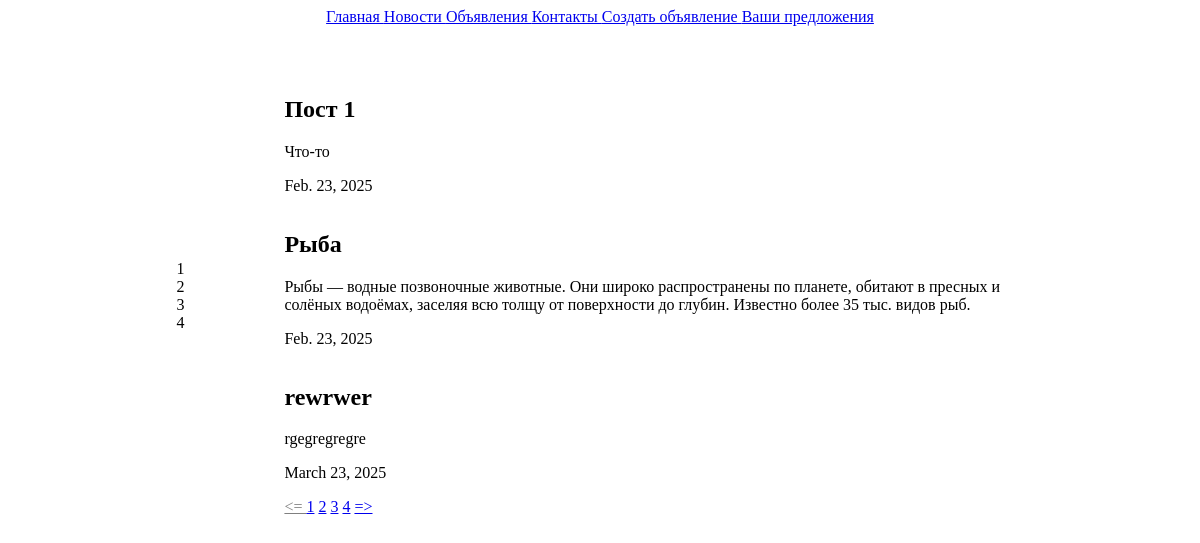
/posts/, run on the app's committed database.
### posts/models.py (models this page shows, shortened)
class Post(models.Model):
    title = models.CharField(max_length=128)
    content = models.TextField(null=True, blank=True)
    date = models.DateField(auto_now=True)

class News(Post):
    pass

class Post(models.Model):
    title = models.CharField(max_length=128)
    content = models.TextField(null=True, blank=True)
    date = models.DateField(auto_now=True)

### posts/views.py (the view)
# urls.py: path('', views.news, name = "news"),
def news(request, page_number=1):
    new = News.objects.all()
    per_page = 3
    paginator = Paginator(new,per_page)
    page = paginator.page(page_number)
    context = {
    "news": page
    }
    return render(request,"posts/news.html", context)

### posts/templates/posts/news.html (shortened to what this page needs)
{% extends "posts/base.html" %}
{% block content %}
<div class="container column" id="content">
    {%for new in news%}
        <div class="past">
            <h2>{{ new.title }}</h2>
            <p>{{ new.content }}</p>
            <p>{{ new.date }}</p>
        </div>
    {%endfor%}
    <div>
        <a class="{%if not news.has_previous%} disable {%endif%}" href="
            {% if news.has_previous%}
                {% url 'posts:page_news' news.previous_page_number  %}
            {%else %}
                #
            {%endif%}">
            <=
        </a>
        {% for page in news.paginator.page_range %}
        <a href="{% url 'posts:page_news' page %}">{{page}}</a>
        {%endfor%}
        <a class="{%if not news.has_next%} disable {%endif%}" href="
            {% if news.has_next%}
                {% url 'posts:page_news' news.next_page_number  %}
            {%else %}
                #
            {%endif%}">
            =>
        </a>
    </div>
</div>
{% endblock %}

### static/CSS/style.css (style rules this page uses)
.disable { color:grey; pointer-events: none; cursor: default; }
.container { display: flex; justify-content: center; }
.column { flex-direction: column; margin: 50px; }
#content { width: 80%; }

### data on the page
News: title "Пост 1", content "Что-то", date "Feb. 23, 2025"
News: title "Рыба", content "Рыбы — водные позвоночные животные. Они широко распространены по планете, обитают в пресных и солёных водоёмах, заселяя всю толщу от поверхности до глубин. Известно более 35 тыс. видов рыб.", date "Feb. 23, 2025"
News: title "rewrwer", content "rgegregregre", date "March 23, 2025"

### other printed values
{{ page }} "1" "2" "3" "4"
